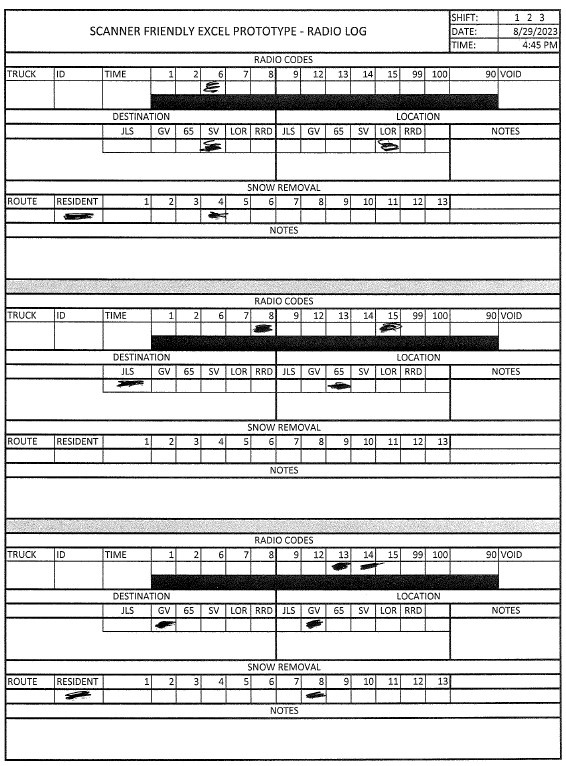
#> input picture writereader/data/formatted/log_test_1.jpg, 566 x 766 px
$ jupyter execute clean_workflow.ipynb
#> lines starting #> are read from the running program, lines starting #| are printed output that depends on the picture; after the words box and inside, x2 and y2 are one past the last pixel; in counts of white or black regions, pixels touching at a corner belong together
# WORKFLOW FOR DIGITIZING LOGS

There's been some discussion of digitizing paper logs at the City of Cleveland.

I believe that creating a digital interface discriminates against people based on their education level and cognitive capacity.

In addition, an all digital workflow is subject to power outages.

The division of street maintenance provides an essential service, it would be deeply unfortunate to have an all digital work flow go dark in a civic emergency with the power out.

In my humble opinion there is a better way.

Use an opencv implementation in python to digitize written records.

I have modified our paper logs into a 8 x 11 format that would be able to be fed into a standard issue scanner.

Standard logs could be used if we have the capacity to scan them at scale.

If you are not a python fanatic like I am feel free to ignore the code below.

The important point is we create a user-friendly workflow that respects the city's mission to employ a diverse workforce, and we implement a workflow that is so robust even an electric outage can't shut us down.

# Be advised

This is first iteration example code, the finished product would be much more robust and would allow DOS employes an opportunity to participate in the development of new open source software.

Awesome sauce.

[cell 1]
import numpy as np
import cv2
from imutils.perspective import four_point_transform
from matplotlib import pyplot as plt

from matplotlib import cm

from helper import show_images

[cell 2]
plt.rcParams['figure.figsize'] = [12, 12]

[cell 3]
height = 800
width = 600

image_file = "data/formatted/log_test_1.jpg"

image = cv2.imread(image_file)
#> image is the input picture: shape (766, 566, 3); min 0, max 255, mean 215.7
image = cv2.resize(image, (width, height))
#> image: shape (800, 600, 3)
image1 = image.copy()
image2 = image.copy()
image3 = image.copy()
image4 = image.copy()

[cell 4]
gray = cv2.cvtColor(image, cv2.COLOR_BGR2GRAY) # convert the image to gray scale
blur = cv2.GaussianBlur(image, (5, 5), 0) # Add Gaussian blur
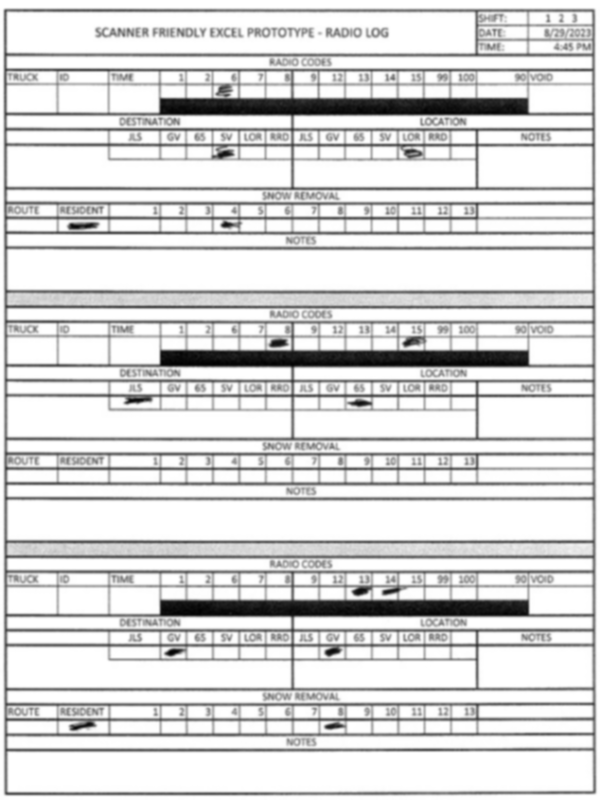
#> blur: shape (800, 600, 3); min 2, max 255, mean 215.7
edged = cv2.Canny(image, 75, 200) # Apply the Canny algorithm to find the edges
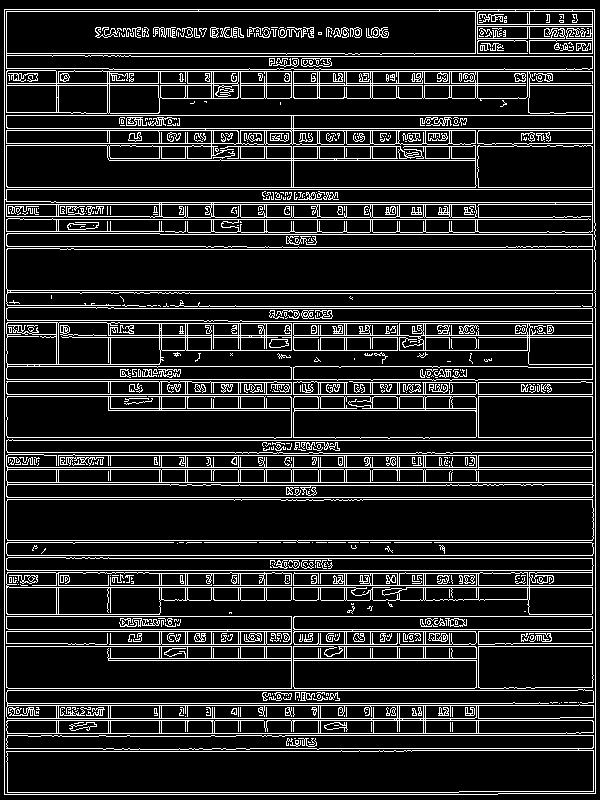
#> edged: shape (800, 600); 14.4% white in thin lines or dots

[cell 5]
plt.imshow(image)
plt.title('Original')
plt.show()

[cell 6]
plt.imshow(gray)
plt.pcolor(gray, cmap = cm.binary)
plt.title('Grey scale')
plt.show()
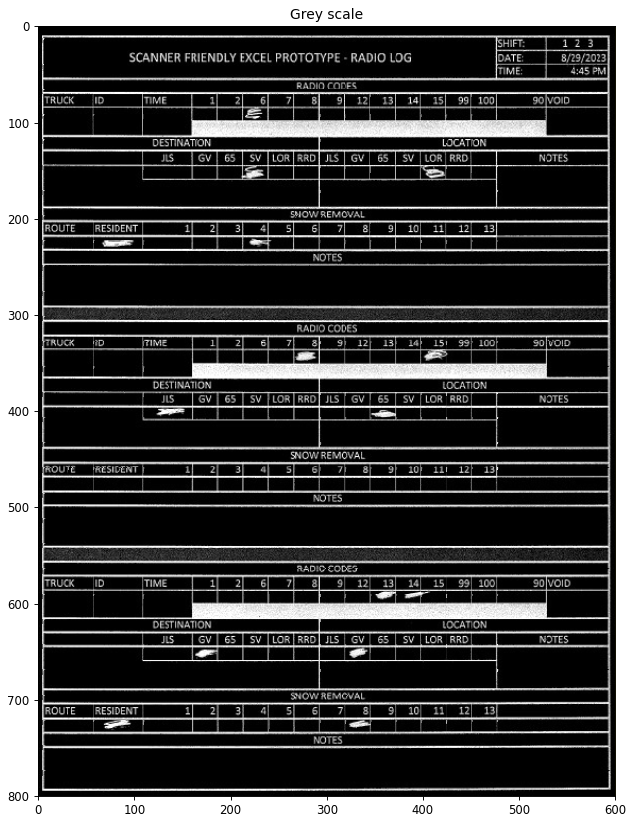
#> figure drawn by matplotlib, 1 panel

[cell 7]
plt.imshow(blur)
plt.title('Blurred')
plt.show()

[cell 8]
plt.imshow(edged)
plt.pcolor(edged, cmap = cm.binary)
plt.title('edge detection')
plt.show()
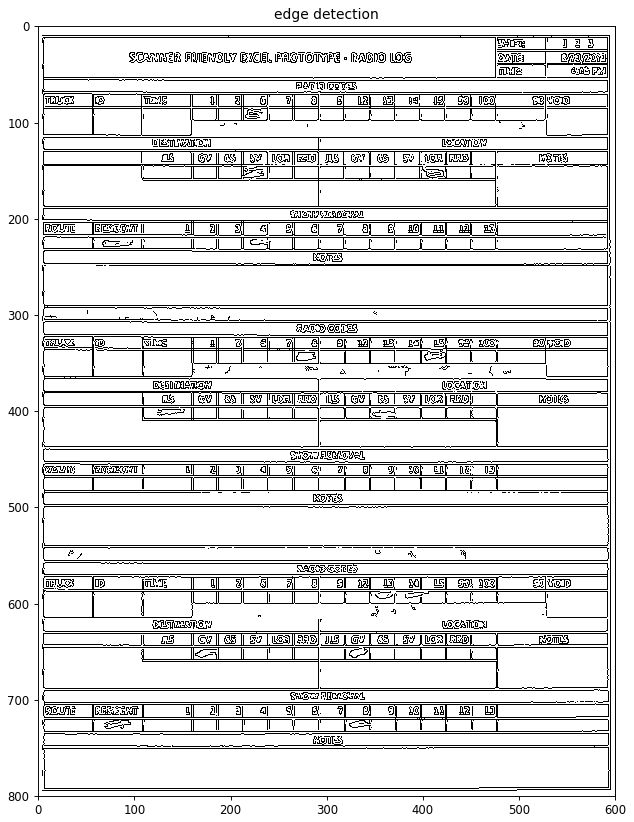
#> figure drawn by matplotlib, 1 panel

[cell 9]
contours, _ = cv2.findContours(edged, cv2.RETR_LIST, cv2.CHAIN_APPROX_NONE)
#> contours = 1466 contours, 931 with area under 20; largest, box (x1, y1, x2, y2) and area: (4, 9, 596, 795) 463605, (4, 9, 596, 795) 414622, (6, 115, 593, 188) 32066, (6, 735, 594, 793) 31630, (6, 248, 593, 307) 24095

green = (0, 255, 0)

cv2.drawContours(image1, contours, -1, green, 3)
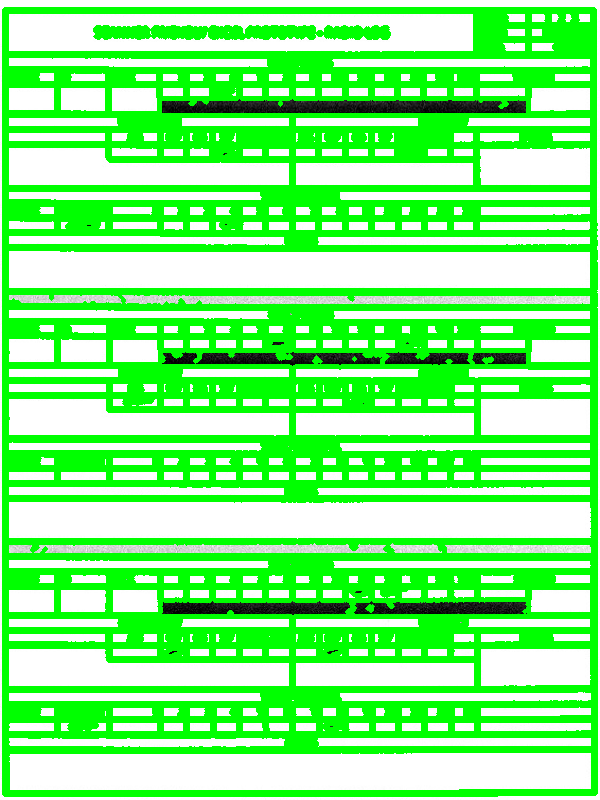
#> image1: shape (800, 600, 3); mean B, G, R 128, 248.5, 128
plt.imshow(image1)
#plt.pcolor(edged, cmap = cm.binary)
plt.title('green edge detection overlay')
plt.show()

[cell 10]
def get_rect_cnts(contours):
    rect_cnts = []
    for cnt in contours:
        # approximate the contour
        peri = cv2.arcLength(cnt, True)
        approx = cv2.approxPolyDP(cnt, 0.02 * peri, True)
        # if the approximated contour is a rectangle ...
        if len(approx) == 4:
            # append it to our list
            rect_cnts.append(approx)
#> this loop made 1466 passes
#> peri on passes 2, 4, 5: 7.66, 9.66, 7.66
#> after the loop, rect_cnts = 264 contours, 153 with area under 20; largest, box (x1, y1, x2, y2) and area: (4, 9, 596, 795) 463248, (7, 751, 594, 792) 23420, (6, 249, 593, 291) 23382, (6, 499, 594, 541) 22856, (6, 499, 594, 541) 22819
    # sort the contours from biggest to smallest
    rect_cnts = sorted(rect_cnts, key=cv2.contourArea, reverse=True)

    return rect_cnts

[cell 11]
rect_cnts = get_rect_cnts(contours)
# warp perspective to get the top-down view of the document
document = four_point_transform(image2, rect_cnts[0].reshape(4, 2))
document1 = document.copy()  # for display purposes
document2 = document.copy()  # for display purposes
document3 = document.copy()  # for display purposes
document4 = document.copy()  # for display purposes
document5 = document.copy()  # for display purposes

[cell 12]
gray_doc = cv2.cvtColor(document, cv2.COLOR_BGR2GRAY)
blur_doc = cv2.GaussianBlur(gray_doc, (5, 5), 0)
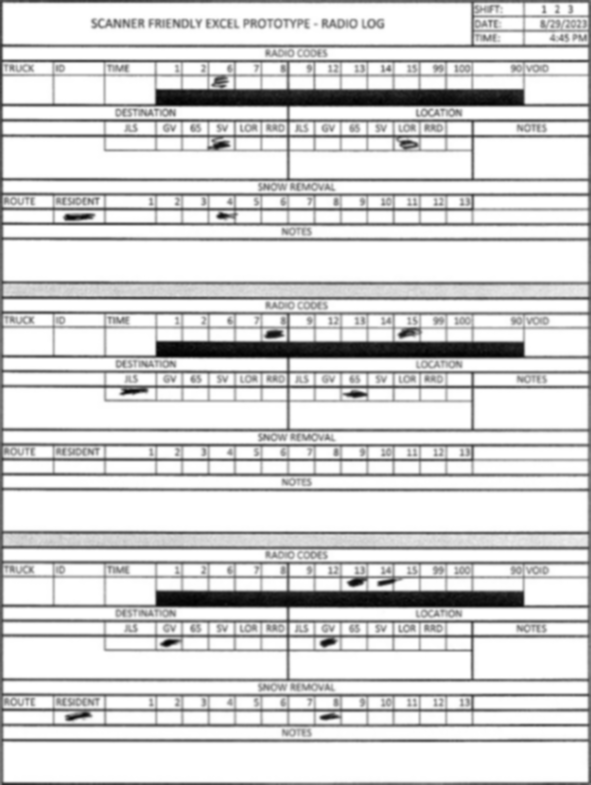
#> blur_doc: shape (785, 591); min 2, max 255, mean 214.3
edge_doc = cv2.Canny(blur_doc, 10, 70)
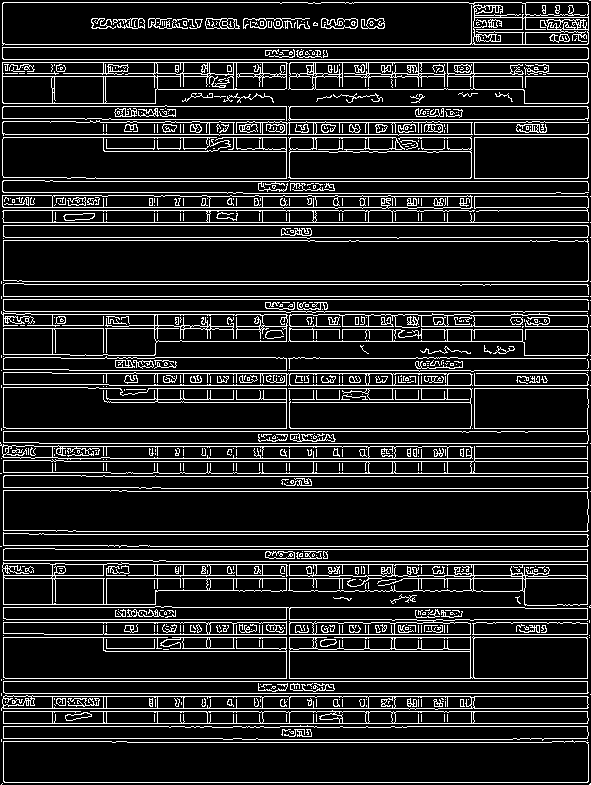
#> edge_doc: shape (785, 591); 13.8% white in thin lines or dots
contours, _ = cv2.findContours(edge_doc, cv2.RETR_EXTERNAL, cv2.CHAIN_APPROX_SIMPLE)
#> contours = 226 contours, 170 with area under 20; largest, box (x1, y1, x2, y2) and area: (2, 2, 589, 46) 24577, (3, 239, 589, 282) 23712, (3, 740, 589, 783) 23550, (3, 490, 589, 532) 23432, (3, 387, 287, 429) 11272


rect_cnts = get_rect_cnts(contours)
#> the loop in get_rect_cnts (call 2), `for cnt in contours:` made 226 passes
#> (peri, approx) on passes 1 to 3: (3.41, [[590, 783], [589, 784], [590, 784]]), (2.83, [[2, 783], [1, 784]]), (0, [[587, 740]])
#> after the loop in get_rect_cnts (call 2), `for cnt in contours:`: rect_cnts = 21 contours, 9 with area under 20; largest, box (x1, y1, x2, y2) and area: (2, 2, 589, 46) 24299, (3, 741, 589, 783) 23380, (3, 240, 589, 282) 23380, (3, 490, 589, 531) 23088, (3, 637, 287, 679) 11562
# outline of the questions
biggest_cnt = rect_cnts[0]
#> biggest_cnt = [[2, 3], [2, 45], [588, 43], [587, 2]]
# outline of the grade
grade_cnt = rect_cnts[1]
#> grade_cnt = [[588, 742], [3, 741], [3, 781], [587, 782]]

cv2.drawContours(document, rect_cnts[:1], -1, green, 3)
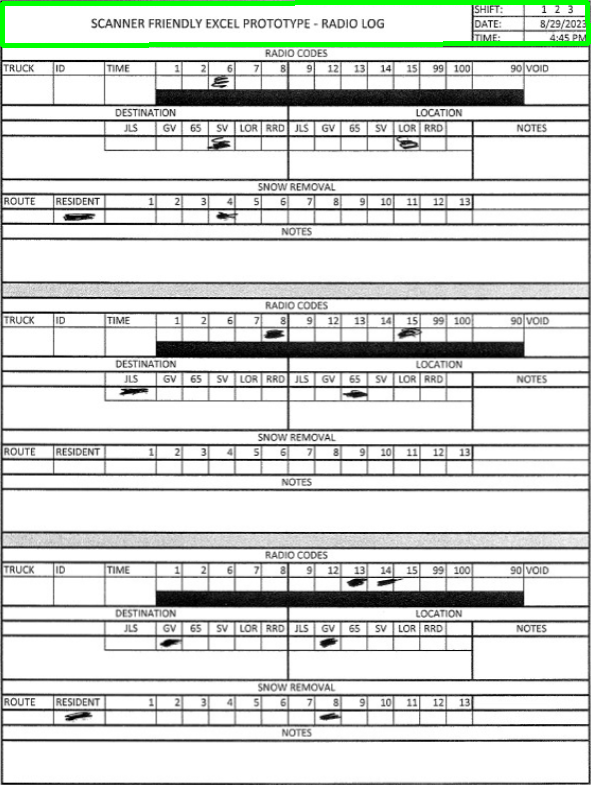
#> document: shape (785, 591, 3); mean B, G, R 212.1, 215.5, 212.1
plt.imshow(document)
#plt.pcolor(edged, cmap = cm.binary)
plt.title('green edge detection largest rectangle detected overlay')
plt.show()

[cell 13]
gray_doc = cv2.cvtColor(document1, cv2.COLOR_BGR2GRAY)
blur_doc = cv2.GaussianBlur(gray_doc, (5, 5), 0)
edge_doc = cv2.Canny(blur_doc, 10, 70)
contours, _ = cv2.findContours(edge_doc, cv2.RETR_EXTERNAL, cv2.CHAIN_APPROX_SIMPLE)


rect_cnts = get_rect_cnts(contours)
# outline of the questions
biggest_cnt = rect_cnts[0]
# outline of the grade
grade_cnt = rect_cnts[1]

cv2.drawContours(document1, rect_cnts[4:9], -1, green, 3)
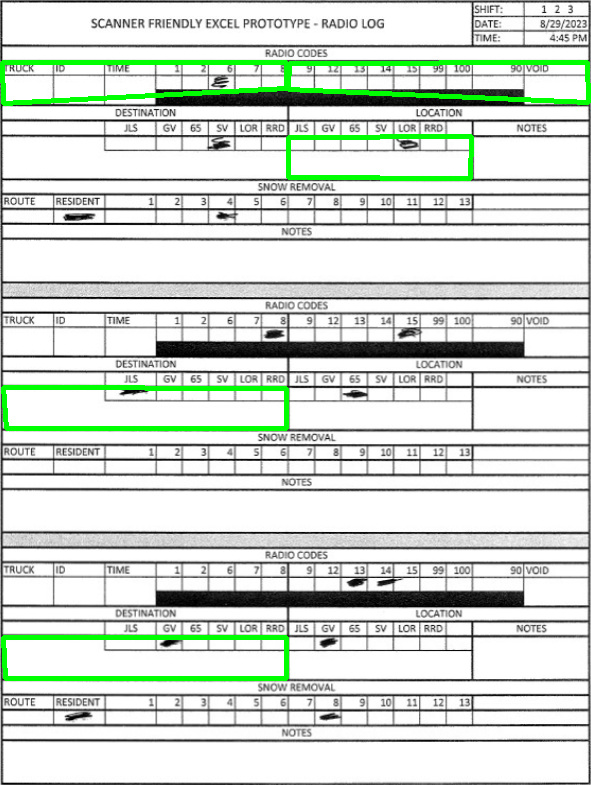
#> document1: shape (785, 591, 3); mean B, G, R 209.3, 217.6, 209.3
plt.imshow(document1)
#plt.pcolor(edged, cmap = cm.binary)
plt.title('green edge detection overlay fifth largest through tenth largest rectangle')
plt.show()
